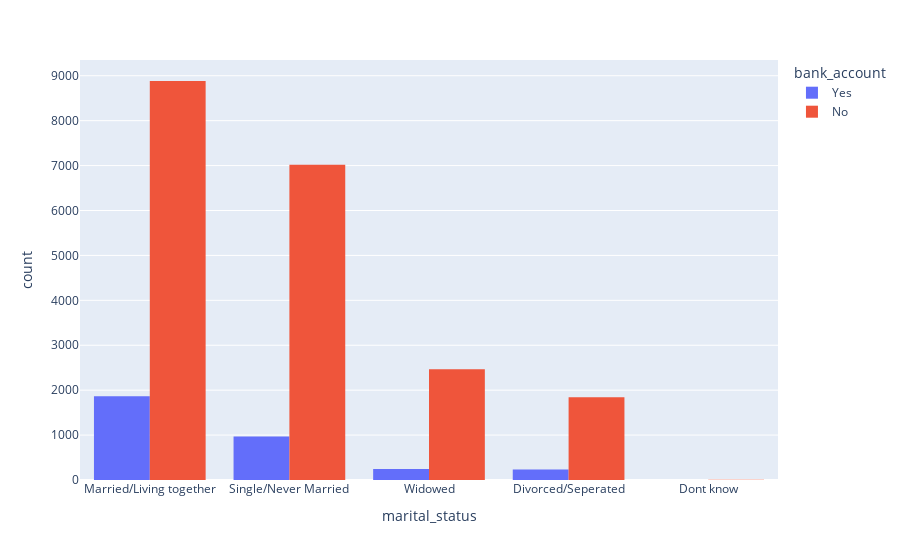

This figure's notebook cell:
### Code cell
import plotly.express as px
fig = px.histogram(data, x="marital_status", color="bank_account", barmode='group')
fig.update_layout(bargap=0.2)
fig.show()

### Figure 1 — Plotly figure (JSON) as saved in the notebook; plotly's stock layout.template omitted (floating-point values rounded to 4 significant figures; data arrays with more than 128 entries replaced by an {"elided": "..."} marker saying what was removed)
{"data": [{"alignmentgroup": "True", "bingroup": "x", "hovertemplate": "bank_account=Yes<br>marital_status=%{x}<br>count=%{y}<extra></extra>", "legendgroup": "Yes", "marker": {"color": "#636efa", "pattern": {"shape": ""}}, "name": "Yes", "offsetgroup": "Yes", "orientation": "v", "showlegend": true, "type": "histogram", "x": {"elided": "3312 str values"}, "xaxis": "x", "yaxis": "y"}, {"alignmentgroup": "True", "bingroup": "x", "hovertemplate": "bank_account=No<br>marital_status=%{x}<br>count=%{y}<extra></extra>", "legendgroup": "No", "marker": {"color": "#EF553B", "pattern": {"shape": ""}}, "name": "No", "offsetgroup": "No", "orientation": "v", "showlegend": true, "type": "histogram", "x": {"elided": "20212 str values"}, "xaxis": "x", "yaxis": "y"}], "layout": {"bargap": 0.2, "barmode": "group", "legend": {"title": {"text": "bank_account"}, "tracegroupgap": 0}, "margin": {"t": 60}, "xaxis": {"anchor": "y", "domain": [0, 1], "title": {"text": "marital_status"}}, "yaxis": {"anchor": "x", "domain": [0, 1], "title": {"text": "count"}}}}
